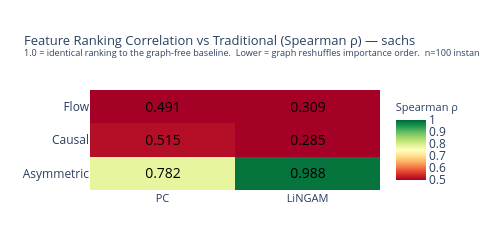
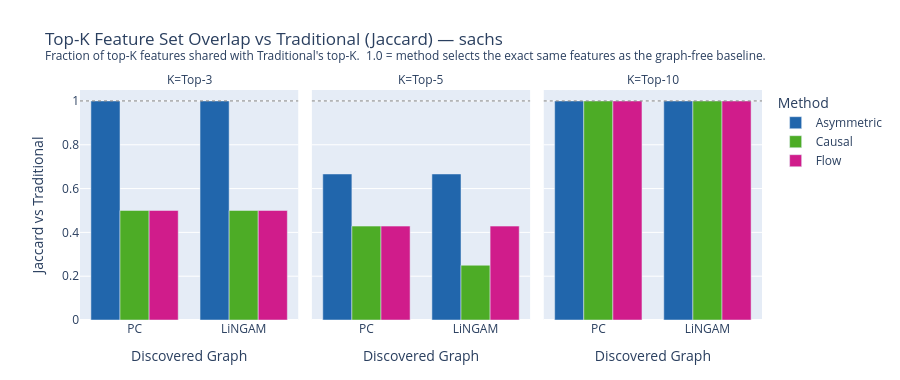
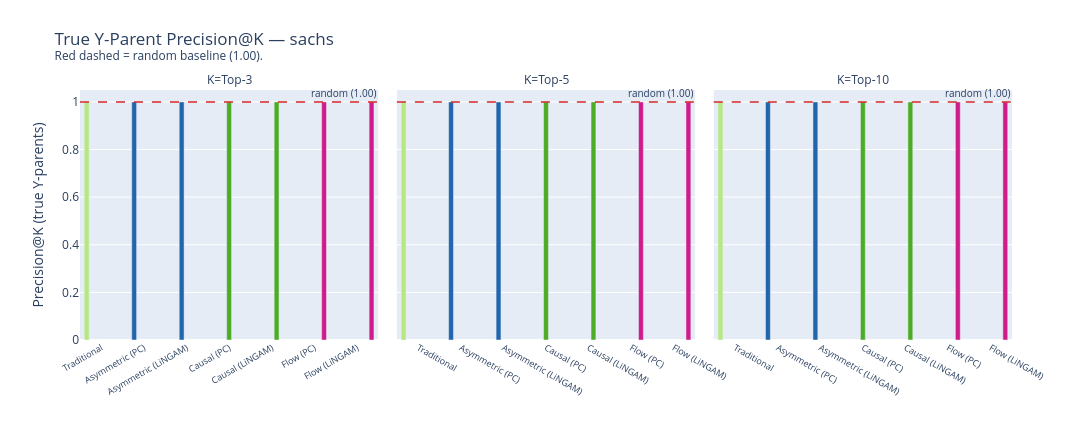

Notebook code for these charts, in order:
### Markdown cell above
### 9.3. Ranking Robustness & True-Parent Recovery

### Code cell
from scipy.stats import spearmanr

# ── True Y-parent set from Sachs biology ──────────────────────────────────────
with open(SYNTHETIC_DIR / f'{DATASET}_metadata.json') as _f:
    _meta = json.load(_f)
y_parent_set = set(_meta['y_parent_indices'])
print(f"True Y-parents: {len(y_parent_set)} / {n_features} proteins")
print(f"Parent names: {_meta['y_parent_names']}")
print(f"Random baseline precision: {len(y_parent_set)/n_features:.3f}")
random_baseline = len(y_parent_set) / n_features

scratch_ma = mean_abs_shap(shap_data, 'Scratch')

# ── Spearman ρ ────────────────────────────────────────────────────────────────
spearman_data = {}
for meth in BASE_METHODS:
    for g in DISC_GRAPHS:
        k = f'{meth} ({g})'
        if k not in shap_data:
            continue
        rho, _ = spearmanr(mean_abs_shap(shap_data, k), scratch_ma)
        spearman_data[(meth, g)] = float(rho)

fig_spearman = plot_spearman_heatmap(
    spearman_data, BASE_METHODS, DISC_GRAPHS, DATASET, n_shap,
    save_dir=PLOTS_DIR,
)

# ── Top-K Jaccard ──────────────────────────────────────────────────────────────
jaccard_rows = []
for meth in BASE_METHODS:
    for g in DISC_GRAPHS:
        k = f'{meth} ({g})'
        if k not in shap_data:
            continue
        for kv in K_VALUES:
            j = top_k_jaccard(mean_abs_shap(shap_data, k), scratch_ma, kv)
            jaccard_rows.append(dict(Method=meth, Graph=g, K=f'Top-{kv}', Jaccard=j))

df_jacc = pd.DataFrame(jaccard_rows)
fig_jacc = plot_jaccard_bar(df_jacc, METHOD_COLORS, DATASET, save_dir=PLOTS_DIR)

# ── True-parent Precision@K ────────────────────────────────────────────────────
parent_rows = []
for meth_key, meth_label in [('Scratch', 'Traditional')] + \
                              [(f'{m} ({g})', f'{m} ({g})') for m in BASE_METHODS for g in DISC_GRAPHS]:
    if meth_key not in shap_data:
        continue
    ma = mean_abs_shap(shap_data, meth_key)
    for kv in K_VALUES:
        top_k_idx = set(np.argsort(ma)[-kv:])
        prec = len(top_k_idx & y_parent_set) / kv
        parent_rows.append(dict(Method=meth_label, K=f'Top-{kv}', Precision=prec))

df_parent = pd.DataFrame(parent_rows)
fig_parent = plot_parent_precision_bar(
    df_parent, METHOD_COLORS, DATASET, DISC_GRAPHS, random_baseline,
    save_dir=PLOTS_DIR,
)

# Stub for TGA (populated later in § 10.2)
tga_data = {}

### Figure 1 — Plotly figure (JSON) as saved in the notebook; plotly's stock layout.template omitted (floating-point values rounded to 4 significant figures)
{"data": [{"colorbar": {"tickvals": [0.5, 0.6, 0.7, 0.8, 0.9, 1], "title": {"font": {"size": 11}, "text": "Spearman ρ"}}, "colorscale": [[0, "rgb(165,0,38)"], [0.1, "rgb(215,48,39)"], [0.2, "rgb(244,109,67)"], [0.3, "rgb(253,174,97)"], [0.4, "rgb(254,224,139)"], [0.5, "rgb(255,255,191)"], [0.6, "rgb(217,239,139)"], [0.7, "rgb(166,217,106)"], [0.8, "rgb(102,189,99)"], [0.9, "rgb(26,152,80)"], [1, "rgb(0,104,55)"]], "hovertemplate": "<b>%{y} (%{x})</b> vs Traditional<br>ρ = %{z:.3f}<extra></extra>", "text": [["0.782", "0.988"], ["0.515", "0.285"], ["0.491", "0.309"]], "textfont": {"color": "black", "size": 14}, "texttemplate": "%{text}", "type": "heatmap", "x": ["PC", "LiNGAM"], "y": ["Asymmetric", "Causal", "Flow"], "z": [[0.7818, 0.9879], [0.5152, 0.2848], [0.4909, 0.3091]], "zmax": 1, "zmin": 0.5}], "layout": {"height": 250, "margin": {"b": 60, "l": 90, "r": 60, "t": 90}, "title": {"font": {"size": 13}, "text": "Feature Ranking Correlation vs Traditional (Spearman ρ) — sachs<br><sup>1.0 = identical ranking to the graph-free baseline.  Lower = graph reshuffles importance order.  n=100 instances.</sup>"}, "width": 480, "xaxis": {"tickfont": {"size": 11}}, "yaxis": {"tickfont": {"size": 12}}}}

### Figure 2 — Plotly figure (JSON) as saved in the notebook; plotly's stock layout.template omitted (floating-point values rounded to 4 significant figures)
{"data": [{"alignmentgroup": "True", "hovertemplate": "Method=Asymmetric<br>K=Top-3<br>Discovered Graph=%{x}<br>Jaccard vs Traditional=%{y}<extra></extra>", "legendgroup": "Asymmetric", "marker": {"color": "#2166ac", "pattern": {"shape": ""}}, "name": "Asymmetric", "offsetgroup": "Asymmetric", "orientation": "v", "showlegend": true, "textposition": "auto", "type": "bar", "x": ["PC", "LiNGAM"], "xaxis": "x", "y": [1.0, 1.0], "yaxis": "y"}, {"alignmentgroup": "True", "hovertemplate": "Method=Asymmetric<br>K=Top-5<br>Discovered Graph=%{x}<br>Jaccard vs Traditional=%{y}<extra></extra>", "legendgroup": "Asymmetric", "marker": {"color": "#2166ac", "pattern": {"shape": ""}}, "name": "Asymmetric", "offsetgroup": "Asymmetric", "orientation": "v", "showlegend": false, "textposition": "auto", "type": "bar", "x": ["PC", "LiNGAM"], "xaxis": "x2", "y": [0.6667, 0.6667], "yaxis": "y2"}, {"alignmentgroup": "True", "hovertemplate": "Method=Asymmetric<br>K=Top-10<br>Discovered Graph=%{x}<br>Jaccard vs Traditional=%{y}<extra></extra>", "legendgroup": "Asymmetric", "marker": {"color": "#2166ac", "pattern": {"shape": ""}}, "name": "Asymmetric", "offsetgroup": "Asymmetric", "orientation": "v", "showlegend": false, "textposition": "auto", "type": "bar", "x": ["PC", "LiNGAM"], "xaxis": "x3", "y": [1.0, 1.0], "yaxis": "y3"}, {"alignmentgroup": "True", "hovertemplate": "Method=Causal<br>K=Top-3<br>Discovered Graph=%{x}<br>Jaccard vs Traditional=%{y}<extra></extra>", "legendgroup": "Causal", "marker": {"color": "#4dac26", "pattern": {"shape": ""}}, "name": "Causal", "offsetgroup": "Causal", "orientation": "v", "showlegend": true, "textposition": "auto", "type": "bar", "x": ["PC", "LiNGAM"], "xaxis": "x", "y": [0.5, 0.5], "yaxis": "y"}, {"alignmentgroup": "True", "hovertemplate": "Method=Causal<br>K=Top-5<br>Discovered Graph=%{x}<br>Jaccard vs Traditional=%{y}<extra></extra>", "legendgroup": "Causal", "marker": {"color": "#4dac26", "pattern": {"shape": ""}}, "name": "Causal", "offsetgroup": "Causal", "orientation": "v", "showlegend": false, "textposition": "auto", "type": "bar", "x": ["PC", "LiNGAM"], "xaxis": "x2", "y": [0.4286, 0.25], "yaxis": "y2"}, {"alignmentgroup": "True", "hovertemplate": "Method=Causal<br>K=Top-10<br>Discovered Graph=%{x}<br>Jaccard vs Traditional=%{y}<extra></extra>", "legendgroup": "Causal", "marker": {"color": "#4dac26", "pattern": {"shape": ""}}, "name": "Causal", "offsetgroup": "Causal", "orientation": "v", "showlegend": false, "textposition": "auto", "type": "bar", "x": ["PC", "LiNGAM"], "xaxis": "x3", "y": [1.0, 1.0], "yaxis": "y3"}, {"alignmentgroup": "True", "hovertemplate": "Method=Flow<br>K=Top-3<br>Discovered Graph=%{x}<br>Jaccard vs Traditional=%{y}<extra></extra>", "legendgroup": "Flow", "marker": {"color": "#d01c8b", "pattern": {"shape": ""}}, "name": "Flow", "offsetgroup": "Flow", "orientation": "v", "showlegend": true, "textposition": "auto", "type": "bar", "x": ["PC", "LiNGAM"], "xaxis": "x", "y": [0.5, 0.5], "yaxis": "y"}, {"alignmentgroup": "True", "hovertemplate": "Method=Flow<br>K=Top-5<br>Discovered Graph=%{x}<br>Jaccard vs Traditional=%{y}<extra></extra>", "legendgroup": "Flow", "marker": {"color": "#d01c8b", "pattern": {"shape": ""}}, "name": "Flow", "offsetgroup": "Flow", "orientation": "v", "showlegend": false, "textposition": "auto", "type": "bar", "x": ["PC", "LiNGAM"], "xaxis": "x2", "y": [0.4286, 0.4286], "yaxis": "y2"}, {"alignmentgroup": "True", "hovertemplate": "Method=Flow<br>K=Top-10<br>Discovered Graph=%{x}<br>Jaccard vs Traditional=%{y}<extra></extra>", "legendgroup": "Flow", "marker": {"color": "#d01c8b", "pattern": {"shape": ""}}, "name": "Flow", "offsetgroup": "Flow", "orientation": "v", "showlegend": false, "textposition": "auto", "type": "bar", "x": ["PC", "LiNGAM"], "xaxis": "x3", "y": [1.0, 1.0], "yaxis": "y3"}], "layout": {"annotations": [{"showarrow": false, "text": "K=Top-3", "x": 0.16, "xanchor": "center", "xref": "paper", "y": 1, "yanchor": "bottom", "yref": "paper"}, {"showarrow": false, "text": "K=Top-5", "x": 0.5, "xanchor": "center", "xref": "paper", "y": 1, "yanchor": "bottom", "yref": "paper"}, {"showarrow": false, "text": "K=Top-10", "x": 0.84, "xanchor": "center", "xref": "paper", "y": 1, "yanchor": "bottom", "yref": "paper"}], "barmode": "group", "height": 380, "legend": {"title": {"text": "Method"}, "tracegroupgap": 0}, "margin": {"b": 60, "t": 90}, "shapes": [{"line": {"color": "gray", "dash": "dot", "width": 1}, "type": "line", "x0": 0, "x1": 1, "xref": "x domain", "y0": 1, "y1": 1, "yref": "y"}, {"line": {"color": "gray", "dash": "dot", "width": 1}, "type": "line", "x0": 0, "x1": 1, "xref": "x2 domain", "y0": 1, "y1": 1, "yref": "y2"}, {"line": {"color": "gray", "dash": "dot", "width": 1}, "type": "line", "x0": 0, "x1": 1, "xref": "x3 domain", "y0": 1, "y1": 1, "yref": "y3"}], "title": {"text": "Top-K Feature Set Overlap vs Traditional (Jaccard) — sachs<br><sup>Fraction of top-K features shared with Traditional's top-K.  1.0 = method selects the exact same features as the graph-free baseline.</sup>"}, "width": 900, "xaxis": {"anchor": "y", "domain": [0, 0.32], "title": {"text": "Discovered Graph"}}, "xaxis2": {"anchor": "y2", "domain": [0.34, 0.66], "matches": "x", "title": {"text": "Discovered Graph"}}, "xaxis3": {"anchor": "y3", "domain": [0.68, 1.0], "matches": "x", "title": {"text": "Discovered Graph"}}, "yaxis": {"anchor": "x", "domain": [0, 1], "range": [0, 1.05], "title": {"text": "Jaccard vs Traditional"}}, "yaxis2": {"anchor": "x2", "domain": [0, 1], "matches": "y", "showticklabels": false}, "yaxis3": {"anchor": "x3", "domain": [0, 1], "matches": "y", "showticklabels": false}}}

### Figure 3 — Plotly figure (JSON) as saved in the notebook; plotly's stock layout.template omitted (floating-point values rounded to 4 significant figures)
{"data": [{"alignmentgroup": "True", "hovertemplate": "=%{x}<br>K=Top-3<br>Precision@K (true Y-parents)=%{y}<extra></extra>", "legendgroup": "Traditional", "marker": {"color": "#B6E880", "pattern": {"shape": ""}}, "name": "Traditional", "offsetgroup": "Traditional", "orientation": "v", "showlegend": true, "textposition": "auto", "type": "bar", "x": ["Traditional"], "xaxis": "x", "y": [1.0], "yaxis": "y"}, {"alignmentgroup": "True", "hovertemplate": "=%{x}<br>K=Top-5<br>Precision@K (true Y-parents)=%{y}<extra></extra>", "legendgroup": "Traditional", "marker": {"color": "#B6E880", "pattern": {"shape": ""}}, "name": "Traditional", "offsetgroup": "Traditional", "orientation": "v", "showlegend": false, "textposition": "auto", "type": "bar", "x": ["Traditional"], "xaxis": "x2", "y": [1.0], "yaxis": "y2"}, {"alignmentgroup": "True", "hovertemplate": "=%{x}<br>K=Top-10<br>Precision@K (true Y-parents)=%{y}<extra></extra>", "legendgroup": "Traditional", "marker": {"color": "#B6E880", "pattern": {"shape": ""}}, "name": "Traditional", "offsetgroup": "Traditional", "orientation": "v", "showlegend": false, "textposition": "auto", "type": "bar", "x": ["Traditional"], "xaxis": "x3", "y": [1.0], "yaxis": "y3"}, {"alignmentgroup": "True", "hovertemplate": "=%{x}<br>K=Top-3<br>Precision@K (true Y-parents)=%{y}<extra></extra>", "legendgroup": "Asymmetric (PC)", "marker": {"color": "#2166ac", "pattern": {"shape": ""}}, "name": "Asymmetric (PC)", "offsetgroup": "Asymmetric (PC)", "orientation": "v", "showlegend": true, "textposition": "auto", "type": "bar", "x": ["Asymmetric (PC)"], "xaxis": "x", "y": [1.0], "yaxis": "y"}, {"alignmentgroup": "True", "hovertemplate": "=%{x}<br>K=Top-5<br>Precision@K (true Y-parents)=%{y}<extra></extra>", "legendgroup": "Asymmetric (PC)", "marker": {"color": "#2166ac", "pattern": {"shape": ""}}, "name": "Asymmetric (PC)", "offsetgroup": "Asymmetric (PC)", "orientation": "v", "showlegend": false, "textposition": "auto", "type": "bar", "x": ["Asymmetric (PC)"], "xaxis": "x2", "y": [1.0], "yaxis": "y2"}, {"alignmentgroup": "True", "hovertemplate": "=%{x}<br>K=Top-10<br>Precision@K (true Y-parents)=%{y}<extra></extra>", "legendgroup": "Asymmetric (PC)", "marker": {"color": "#2166ac", "pattern": {"shape": ""}}, "name": "Asymmetric (PC)", "offsetgroup": "Asymmetric (PC)", "orientation": "v", "showlegend": false, "textposition": "auto", "type": "bar", "x": ["Asymmetric (PC)"], "xaxis": "x3", "y": [1.0], "yaxis": "y3"}, {"alignmentgroup": "True", "hovertemplate": "=%{x}<br>K=Top-3<br>Precision@K (true Y-parents)=%{y}<extra></extra>", "legendgroup": "Asymmetric (LiNGAM)", "marker": {"color": "#2166ac", "pattern": {"shape": ""}}, "name": "Asymmetric (LiNGAM)", "offsetgroup": "Asymmetric (LiNGAM)", "orientation": "v", "showlegend": true, "textposition": "auto", "type": "bar", "x": ["Asymmetric (LiNGAM)"], "xaxis": "x", "y": [1.0], "yaxis": "y"}, {"alignmentgroup": "True", "hovertemplate": "=%{x}<br>K=Top-5<br>Precision@K (true Y-parents)=%{y}<extra></extra>", "legendgroup": "Asymmetric (LiNGAM)", "marker": {"color": "#2166ac", "pattern": {"shape": ""}}, "name": "Asymmetric (LiNGAM)", "offsetgroup": "Asymmetric (LiNGAM)", "orientation": "v", "showlegend": false, "textposition": "auto", "type": "bar", "x": ["Asymmetric (LiNGAM)"], "xaxis": "x2", "y": [1.0], "yaxis": "y2"}, {"alignmentgroup": "True", "hovertemplate": "=%{x}<br>K=Top-10<br>Precision@K (true Y-parents)=%{y}<extra></extra>", "legendgroup": "Asymmetric (LiNGAM)", "marker": {"color": "#2166ac", "pattern": {"shape": ""}}, "name": "Asymmetric (LiNGAM)", "offsetgroup": "Asymmetric (LiNGAM)", "orientation": "v", "showlegend": false, "textposition": "auto", "type": "bar", "x": ["Asymmetric (LiNGAM)"], "xaxis": "x3", "y": [1.0], "yaxis": "y3"}, {"alignmentgroup": "True", "hovertemplate": "=%{x}<br>K=Top-3<br>Precision@K (true Y-parents)=%{y}<extra></extra>", "legendgroup": "Causal (PC)", "marker": {"color": "#4dac26", "pattern": {"shape": ""}}, "name": "Causal (PC)", "offsetgroup": "Causal (PC)", "orientation": "v", "showlegend": true, "textposition": "auto", "type": "bar", "x": ["Causal (PC)"], "xaxis": "x", "y": [1.0], "yaxis": "y"}, {"alignmentgroup": "True", "hovertemplate": "=%{x}<br>K=Top-5<br>Precision@K (true Y-parents)=%{y}<extra></extra>", "legendgroup": "Causal (PC)", "marker": {"color": "#4dac26", "pattern": {"shape": ""}}, "name": "Causal (PC)", "offsetgroup": "Causal (PC)", "orientation": "v", "showlegend": false, "textposition": "auto", "type": "bar", "x": ["Causal (PC)"], "xaxis": "x2", "y": [1.0], "yaxis": "y2"}, {"alignmentgroup": "True", "hovertemplate": "=%{x}<br>K=Top-10<br>Precision@K (true Y-parents)=%{y}<extra></extra>", "legendgroup": "Causal (PC)", "marker": {"color": "#4dac26", "pattern": {"shape": ""}}, "name": "Causal (PC)", "offsetgroup": "Causal (PC)", "orientation": "v", "showlegend": false, "textposition": "auto", "type": "bar", "x": ["Causal (PC)"], "xaxis": "x3", "y": [1.0], "yaxis": "y3"}, {"alignmentgroup": "True", "hovertemplate": "=%{x}<br>K=Top-3<br>Precision@K (true Y-parents)=%{y}<extra></extra>", "legendgroup": "Causal (LiNGAM)", "marker": {"color": "#4dac26", "pattern": {"shape": ""}}, "name": "Causal (LiNGAM)", "offsetgroup": "Causal (LiNGAM)", "orientation": "v", "showlegend": true, "textposition": "auto", "type": "bar", "x": ["Causal (LiNGAM)"], "xaxis": "x", "y": [1.0], "yaxis": "y"}, {"alignmentgroup": "True", "hovertemplate": "=%{x}<br>K=Top-5<br>Precision@K (true Y-parents)=%{y}<extra></extra>", "legendgroup": "Causal (LiNGAM)", "marker": {"color": "#4dac26", "pattern": {"shape": ""}}, "name": "Causal (LiNGAM)", "offsetgroup": "Causal (LiNGAM)", "orientation": "v", "showlegend": false, "textposition": "auto", "type": "bar", "x": ["Causal (LiNGAM)"], "xaxis": "x2", "y": [1.0], "yaxis": "y2"}, {"alignmentgroup": "True", "hovertemplate": "=%{x}<br>K=Top-10<br>Precision@K (true Y-parents)=%{y}<extra></extra>", "legendgroup": "Causal (LiNGAM)", "marker": {"color": "#4dac26", "pattern": {"shape": ""}}, "name": "Causal (LiNGAM)", "offsetgroup": "Causal (LiNGAM)", "orientation": "v", "showlegend": false, "textposition": "auto", "type": "bar", "x": ["Causal (LiNGAM)"], "xaxis": "x3", "y": [1.0], "yaxis": "y3"}, {"alignmentgroup": "True", "hovertemplate": "=%{x}<br>K=Top-3<br>Precision@K (true Y-parents)=%{y}<extra></extra>", "legendgroup": "Flow (PC)", "marker": {"color": "#d01c8b", "pattern": {"shape": ""}}, "name": "Flow (PC)", "offsetgroup": "Flow (PC)", "orientation": "v", "showlegend": true, "textposition": "auto", "type": "bar", "x": ["Flow (PC)"], "xaxis": "x", "y": [1.0], "yaxis": "y"}, {"alignmentgroup": "True", "hovertemplate": "=%{x}<br>K=Top-5<br>Precision@K (true Y-parents)=%{y}<extra></extra>", "legendgroup": "Flow (PC)", "marker": {"color": "#d01c8b", "pattern": {"shape": ""}}, "name": "Flow (PC)", "offsetgroup": "Flow (PC)", "orientation": "v", "showlegend": false, "textposition": "auto", "type": "bar", "x": ["Flow (PC)"], "xaxis": "x2", "y": [1.0], "yaxis": "y2"}, {"alignmentgroup": "True", "hovertemplate": "=%{x}<br>K=Top-10<br>Precision@K (true Y-parents)=%{y}<extra></extra>", "legendgroup": "Flow (PC)", "marker": {"color": "#d01c8b", "pattern": {"shape": ""}}, "name": "Flow (PC)", "offsetgroup": "Flow (PC)", "orientation": "v", "showlegend": false, "textposition": "auto", "type": "bar", "x": ["Flow (PC)"], "xaxis": "x3", "y": [1.0], "yaxis": "y3"}, {"alignmentgroup": "True", "hovertemplate": "=%{x}<br>K=Top-3<br>Precision@K (true Y-parents)=%{y}<extra></extra>", "legendgroup": "Flow (LiNGAM)", "marker": {"color": "#d01c8b", "pattern": {"shape": ""}}, "name": "Flow (LiNGAM)", "offsetgroup": "Flow (LiNGAM)", "orientation": "v", "showlegend": true, "textposition": "auto", "type": "bar", "x": ["Flow (LiNGAM)"], "xaxis": "x", "y": [1.0], "yaxis": "y"}, {"alignmentgroup": "True", "hovertemplate": "=%{x}<br>K=Top-5<br>Precision@K (true Y-parents)=%{y}<extra></extra>", "legendgroup": "Flow (LiNGAM)", "marker": {"color": "#d01c8b", "pattern": {"shape": ""}}, "name": "Flow (LiNGAM)", "offsetgroup": "Flow (LiNGAM)", "orientation": "v", "showlegend": false, "textposition": "auto", "type": "bar", "x": ["Flow (LiNGAM)"], "xaxis": "x2", "y": [1.0], "yaxis": "y2"}, {"alignmentgroup": "True", "hovertemplate": "=%{x}<br>K=Top-10<br>Precision@K (true Y-parents)=%{y}<extra></extra>", "legendgroup": "Flow (LiNGAM)", "marker": {"color": "#d01c8b", "pattern": {"shape": ""}}, "name": "Flow (LiNGAM)", "offsetgroup": "Flow (LiNGAM)", "orientation": "v", "showlegend": false, "textposition": "auto", "type": "bar", "x": ["Flow (LiNGAM)"], "xaxis": "x3", "y": [1.0], "yaxis": "y3"}], "layout": {"annotations": [{"showarrow": false, "text": "K=Top-3", "x": 0.16, "xanchor": "center", "xref": "paper", "y": 1, "yanchor": "bottom", "yref": "paper"}, {"showarrow": false, "text": "K=Top-5", "x": 0.5, "xanchor": "center", "xref": "paper", "y": 1, "yanchor": "bottom", "yref": "paper"}, {"showarrow": false, "text": "K=Top-10", "x": 0.84, "xanchor": "center", "xref": "paper", "y": 1, "yanchor": "bottom", "yref": "paper"}, {"font": {"size": 10}, "showarrow": false, "text": "random (1.00)", "x": 1, "xanchor": "right", "xref": "x domain", "y": 1, "yanchor": "bottom", "yref": "y"}, {"font": {"size": 10}, "showarrow": false, "text": "random (1.00)", "x": 1, "xanchor": "right", "xref": "x2 domain", "y": 1, "yanchor": "bottom", "yref": "y2"}, {"font": {"size": 10}, "showarrow": false, "text": "random (1.00)", "x": 1, "xanchor": "right", "xref": "x3 domain", "y": 1, "yanchor": "bottom", "yref": "y3"}], "barmode": "group", "height": 440, "legend": {"title": {"text": ""}, "tracegroupgap": 0}, "margin": {"b": 100, "t": 90}, "shapes": [{"line": {"color": "#d62728", "dash": "dash", "width": 1.5}, "type": "line", "x0": 0, "x1": 1, "xref": "x domain", "y0": 1, "y1": 1, "yref": "y"}, {"line": {"color": "#d62728", "dash": "dash", "width": 1.5}, "type": "line", "x0": 0, "x1": 1, "xref": "x2 domain", "y0": 1, "y1": 1, "yref": "y2"}, {"line": {"color": "#d62728", "dash": "dash", "width": 1.5}, "type": "line", "x0": 0, "x1": 1, "xref": "x3 domain", "y0": 1, "y1": 1, "yref": "y3"}], "showlegend": false, "title": {"text": "True Y-Parent Precision@K — sachs<br><sup>Red dashed = random baseline (1.00).</sup>"}, "width": 1150, "xaxis": {"anchor": "y", "categoryarray": ["Traditional", "Asymmetric (PC)", "Asymmetric (LiNGAM)", "Causal (PC)", "Causal (LiNGAM)", "Flow (PC)", "Flow (LiNGAM)"], "categoryorder": "array", "domain": [0, 0.32], "tickangle": -30, "tickfont": {"size": 9}, "title": {"text": ""}}, "xaxis2": {"anchor": "y2", "categoryarray": ["Traditional", "Asymmetric (PC)", "Asymmetric (LiNGAM)", "Causal (PC)", "Causal (LiNGAM)", "Flow (PC)", "Flow (LiNGAM)"], "categoryorder": "array", "domain": [0.34, 0.66], "matches": "x", "tickfont": {"size": 9}, "title": {"text": ""}}, "xaxis3": {"anchor": "y3", "categoryarray": ["Traditional", "Asymmetric (PC)", "Asymmetric (LiNGAM)", "Causal (PC)", "Causal (LiNGAM)", "Flow (PC)", "Flow (LiNGAM)"], "categoryorder": "array", "domain": [0.68, 1.0], "matches": "x", "tickfont": {"size": 9}, "title": {"text": ""}}, "yaxis": {"anchor": "x", "domain": [0, 1], "range": [0, 1.05], "title": {"text": "Precision@K (true Y-parents)"}}, "yaxis2": {"anchor": "x2", "domain": [0, 1], "matches": "y", "showticklabels": false}, "yaxis3": {"anchor": "x3", "domain": [0, 1], "matches": "y", "showticklabels": false}}}
